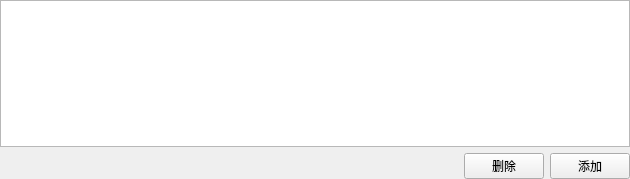
<?xml version="1.0" encoding="UTF-8"?>
<ui version="4.0">
 <class>SAKTransmissionPage</class>
 <widget class="QWidget" name="SAKTransmissionPage">
  <property name="geometry">
   <rect>
    <x>0</x>
    <y>0</y>
    <width>630</width>
    <height>179</height>
   </rect>
  </property>
  <property name="windowTitle">
   <string>Form</string>
  </property>
  <layout class="QGridLayout" name="gridLayout">
   <property name="leftMargin">
    <number>0</number>
   </property>
   <property name="topMargin">
    <number>0</number>
   </property>
   <property name="rightMargin">
    <number>0</number>
   </property>
   <property name="bottomMargin">
    <number>0</number>
   </property>
   <item row="1" column="2">
    <widget class="QPushButton" name="addItemPushButton">
     <property name="text">
      <string>添加</string>
     </property>
    </widget>
   </item>
   <item row="1" column="1">
    <widget class="QPushButton" name="deleteItemPushButton">
     <property name="text">
      <string>删除</string>
     </property>
    </widget>
   </item>
   <item row="0" column="0" colspan="3">
    <widget class="QListWidget" name="listWidget"/>
   </item>
   <item row="1" column="0">
    <widget class="QLabel" name="infoLabel">
     <property name="sizePolicy">
      <sizepolicy hsizetype="Expanding" vsizetype="Preferred">
       <horstretch>0</horstretch>
       <verstretch>0</verstretch>
      </sizepolicy>
     </property>
     <property name="text">
      <string/>
     </property>
    </widget>
   </item>
  </layout>
 </widget>
 <resources/>
 <connections/>
</ui>
